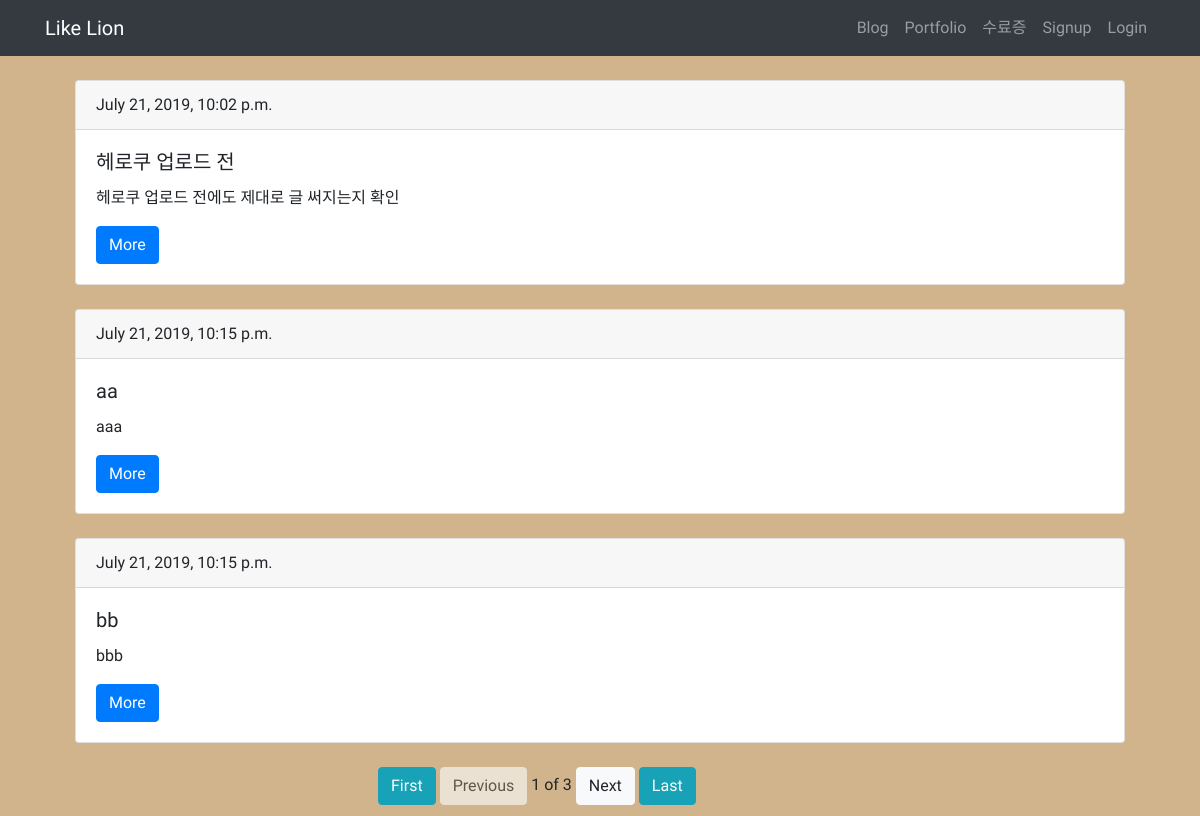
The page /blog/ on the database as committed earlier.
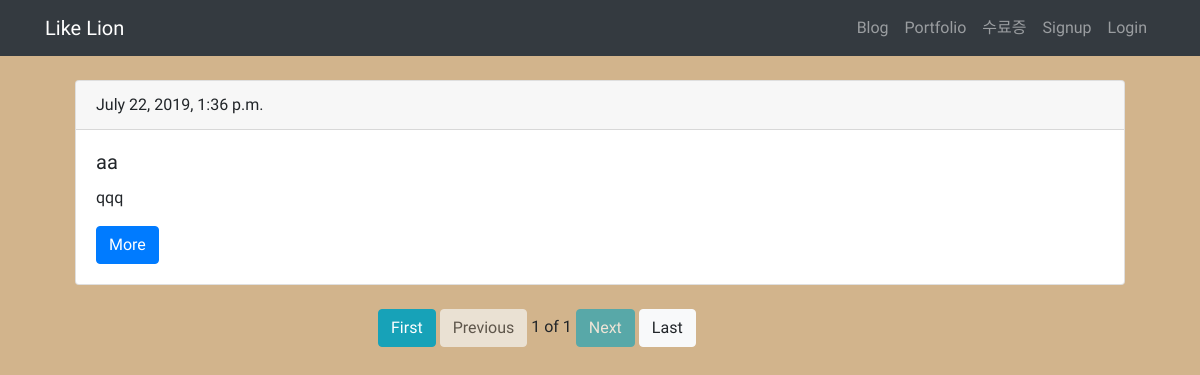
The same page on the database as committed later.
### blogapp/models.py (models this page shows, shortened)
class Blog(models.Model):
    title = models.CharField(max_length = 200)
    pub_date = models.DateTimeField("date published")
    body = models.TextField()
    def summary(self):
        return self.body[:100]

### blogapp/views.py (the view)
# urls.py: path('', views.home, name = 'home'),
def home(request):
    blogs = Blog.objects
    blog_list=Blog.objects.all()
    paginator = Paginator(blog_list,3)
    page = request.GET.get('page')
    posts = paginator.get_page(page)
    return render(request,'home.html',{'blogs':blogs,'posts':posts})

### blogapp/templates/home.html
{% extends 'base.html' %}
{% block content %}
<br>
<div class="container">
    {% for blog in posts %}
    <div class="container">
        <div class="card">
            <div class="card-header">
                {{blog.pub_date}}
            </div>
            <div class="card-body">
                <h5 class="card-title">{{blog.title}}</h5>
                <p class="card-text">{{blog.summary}}</p>
                <a href="{% url 'detail' blog.id %}" class="btn btn-primary">More</a>
            </div>
        </div>
    </div>
    <br />
    {% endfor %}
</div>
<div class = "paginator_bar">
{%if posts.has_previous%}
<a href="?page=1"><button class = "btn btn-info">First</button></a>
<a href="?page={{posts.previous_page_number}}"><button class = "btn btn-light">Previous</button></a>
{% else %}
<a href="?page=1"><button class = "btn btn-info">First</button></a>
<a href="#"><button class = "btn btn-light" disabled>Previous</button></a>
{%endif%}
<span>{{posts.number}}</span>
<span>of</span>
<span>{{posts.paginator.num_pages}}</span>
{%if posts.has_next%}
<a href="?page={{posts.next_page_number}}"><button class = "btn btn-light">Next</button></a>
<a href="?page={{posts.paginator.num_pages}}"><button class = "btn btn-info">Last</button></a>
</div>
{% else %}
<a href="#"><button class = "btn btn-info" disabled>Next</button></a>
<a href="?page={{posts.paginator.num_pages}}"><button class = "btn btn-light">Last</button></a>
{%endif%}
{% endblock %}

### blogproject/templates/base.html (shortened to what this page needs)
<!DOCTYPE html>
<html lang="en">
<head>
    <link rel="stylesheet" href="https://stackpath.bootstrapcdn.com/bootstrap/4.3.1/css/bootstrap.min.css"
>
</head>
<body>
    <nav class="navbar navbar-expand-lg navbar-dark bg-dark">
        <div class="container">
            <a class="navbar-brand" href="{% url 'home' %}">Like Lion</a>
            <div class="collapse navbar-collapse" id="navbarNavAltMarkup">
                <ul class="navbar-nav ml-auto">
                    <li class="nav-item">
                        <a class="nav-item nav-link" href="{% url 'home' %}">Blog</span></a>
                    </li>
                    <li class="nav-item">
                        <a class="nav-item nav-link" href="{% url 'portfolio' %}">Portfolio</a>
                    </li>
                    <li class="nav-item">
                        <a class="nav-item nav-link" href="#">수료증</a>
                    </li>
                    {% if user.is_authenticated %}
                    <li class="nav-item dropdown">
                        <a class="nav-link dropdown-toggle" id="navbarDropdown" role="button" data-toggle="dropdown"
                            aria-haspopup="true" aria-expanded="false">환영합니다. {{ user.username }} 님!</a>
                        <div class="dropdown-menu" aria-labelledby="navbarDropdown">
                            <a class="dropdown-item" href="{% url 'new' %}">글쓰기</a>
                            <a class="dropdown-item"
                                href="javascript:{document.getElementById('logout').submit()}">Logout</a>
                            <form id="logout" method="POST" action="{% url 'logout' %}">
                                {% csrf_token %} <input type="hidden" />
                            </form>
                        </div>
                    </li>
                    {% else %}
                    <li class="nav-item">
                        <a class="nav-item nav-link" href="{% url 'signup' %}">Signup</a>
                    </li>
                    <li class="nav-item">
                        <a class="nav-item nav-link" href="{% url 'login' %}">Login</a>
                    </li>
                    {% endif %}
                </ul>
            </div>
        </div>
    </nav>
    <div class="container">
        {% block content %}
        {% endblock %}
    </div>
</body>
</html>

### blogproject/templates/base.html (style rules this page uses)
html, body { background-color: tan; }
* { font-family: "Jua"; }
.paginator_bar { margin: 0% 30%; margin-bottom: 1%; }
.paginator_bar a { text-decoration: none; }

Rows that differ between the two databases and show on the page:
removed Blog: pub_date "July 21, 2019, 10:02 p.m.", title "헤로쿠 업로드 전", summary "헤로쿠 업로드 전에도 제대로 글 써지는지 확인"
removed Blog: pub_date "July 21, 2019, 10:15 p.m.", title "aa", summary "aaa"
removed Blog: pub_date "July 21, 2019, 10:15 p.m.", title "bb", summary "bbb"
added Blog: pub_date "July 22, 2019, 1:36 p.m.", title "aa", summary "qqq"
Other text that changed with them:
{{ posts.paginator.num_pages }}: "3" → "1"
